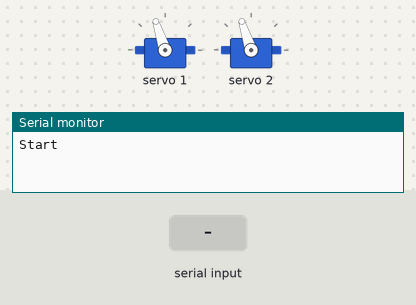
This sketch was run on a simulated Arduino Uno, built with avr-gcc and run on an emulated ATmega328P. Parts: 2 × servo, the last lines printed to the serial monitor. Inputs (shaded band) come from the test bench.

Above: at 1.2 s.
1.3 s: "1" received over the second serial link
At 1.45 s:
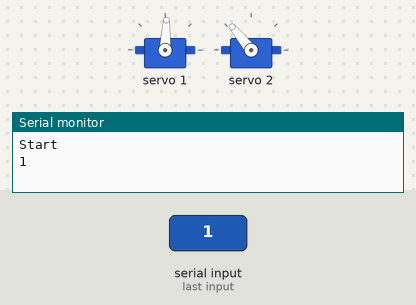
At 2.05 s:
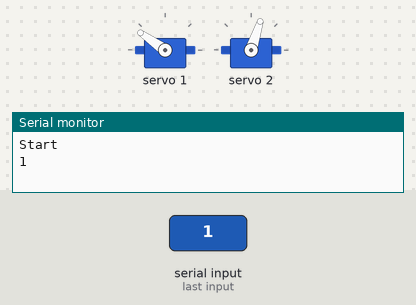
10.3 s: "2" received over the second serial link
At 10.8 s:
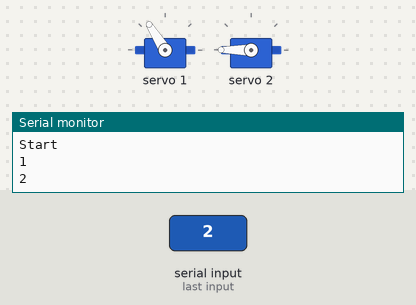
Timing chart, 0 to 19.4 s (numbered marks = the images above; inputs shaded):
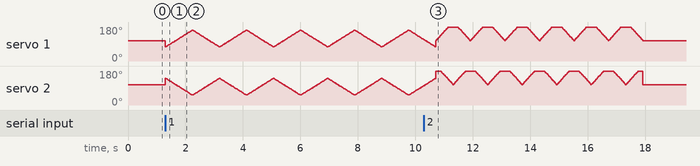

The sketch:

FINAL_Affe_Arme_bewegen.ino
```cpp
//Programm AFFE Armbewegung (2 Servos)

//Serielle Kommunikation

  #include <SoftwareSerial.h>
  #define rxPin 8      //grünes Kabel
  #define txPin 9     //gelbes Kabel
  SoftwareSerial Connect (rxPin, txPin);


#include <Adafruit_PWMServoDriver.h>

// Neuer Servodriver
Adafruit_PWMServoDriver pwm = Adafruit_PWMServoDriver();

#define SERVOMIN 130   // This is the 'minimum' pulse length count (out of 4096)
#define SERVOMAX 550   // This is the 'maximum' pulse length count (out of 4096)
#define USMIN 600      // This is the rounded 'minimum' microsecond length based on the minimum pulse of 50
#define USMAX 2400     // This is the rounded 'maximum' microsecond length based on the maximum pulse of 150
#define SERVO_FREQ 50  // Analog servos run at ~50 Hz updates

uint8_t servonum = 0;  //Board 0 (es wird nur 1 board verwendet)


// Pulslängen für Servos
int pulselength0 = 0;
int pulselength1 = 0;

//int pause1 = 1000;

void setup()

{
  //Serielle Kommuniktaion
  Serial.begin(9600);
  Connect.begin(9600);

  //Servos
  pwm.begin();
  pwm.setPWMFreq(SERVO_FREQ);  // Analog servos run at ~50 Hz updates
  delay(10);

  //Startposition der Arme (90 grad)
  bewegenARMlinks(90);
  bewegenARMrechts(90);

}

void loop() {

  StartpositionArme();
  Serial.println("Start");

  //Rampe fahren
  DatenAbfragen("1");
  Serial.println(1);
  WALKArme(5);

  //Tanz mit den Armen
  DatenAbfragen("2");
  Serial.println(2);
  TANZArme(6);


//TANZ MIT PIRAT

DatenAbfragen("3");
  Serial.println(3);

  WALKArme(2);

DatenAbfragen("4");
  Serial.println(4);

  TANZArme(3);
  Armhochlinks(5000);

DatenAbfragen("5");
  Serial.println(5);

  Armhochrechts(5000);

DatenAbfragen("6");
  Serial.println(6);

  TANZArme(3);


DatenAbfragen("7");
  Serial.println(7);

  WALKArme(2);
  TANZArmesynchron(3);

}


void bewegenARMlinks(int grad0) {

  pulselength0 = map(grad0, 0, 180, SERVOMIN, SERVOMAX);
  pwm.setPWM(1, 0, pulselength0);  //Steckplatz 0, board 0
}


void bewegenARMrechts(int grad1) {
  pulselength1 = map(grad1, 0, 180, SERVOMIN, SERVOMAX);
  pwm.setPWM(2, 0, pulselength1);
}

void StartpositionArme()
{
  //Startposition der Arme (90 grad)
  bewegenARMlinks(90);
  bewegenARMrechts(90);

}


void WALKArme(int Anzahl) {
  for (int i = 0; i < Anzahl; i++) {
    for (int i = 60; i <= 140; i++) {
      bewegenARMlinks(i);
      bewegenARMrechts(180 - i);
      delay(10);
    }

    for (int i = 140; i >= 60; i--) {
      bewegenARMlinks(i);
      bewegenARMrechts(180 - i);
      delay(10);
    }
  }
  StartpositionArme();
}

void TANZArme(int Anzahl) {
      for (int i = 0; i < Anzahl; i++) {
        for (int i = 90; i <= 180; i++) {
          bewegenARMlinks(i);
          bewegenARMrechts(270-i);
          delay(5);
        }

        for (int i = 180; i >= 90; i--) {
          bewegenARMlinks(i);
          bewegenARMrechts(270-i);
          delay(5);
        }
      }
    StartpositionArme();
}

void TANZArmesynchron(int Anzahl) {
      for (int i = 0; i < Anzahl; i++) {
        for (int i = 90; i <= 180; i++) {
          bewegenARMlinks(i);
          bewegenARMrechts(i);
          delay(5);
        }

        for (int i = 180; i >= 90; i--) {
          bewegenARMlinks(i);
          bewegenARMrechts(i);
          delay(5);
        }
      }
    StartpositionArme();
}


void Armhochlinks(int time) {

        for (int i = 90; i <= 180; i++) {
          bewegenARMlinks(i);
          bewegenARMrechts(90);
          delay(5);
        }
        delay(time);
StartpositionArme();

}

void Armhochrechts(int time) {

        for (int i = 90; i <= 180; i++) {
          bewegenARMlinks(90);
          bewegenARMrechts(i);
          delay(5);
        }
        delay(time);
StartpositionArme();

}


void DatenAbfragen(String Zahl)
{
  while (1)
  {
    String readString;
    String Daten;
    while (Connect.available())
    {
      delay(1);
      if (Connect.available() > 0)
      {
        char c = Connect.read();
        if (isControl(c)) {
          break;
        }
        readString += c;
      }
    }
    Daten = readString;

    if (Daten == Zahl)
    {
      break;
    }
  }
}
```
